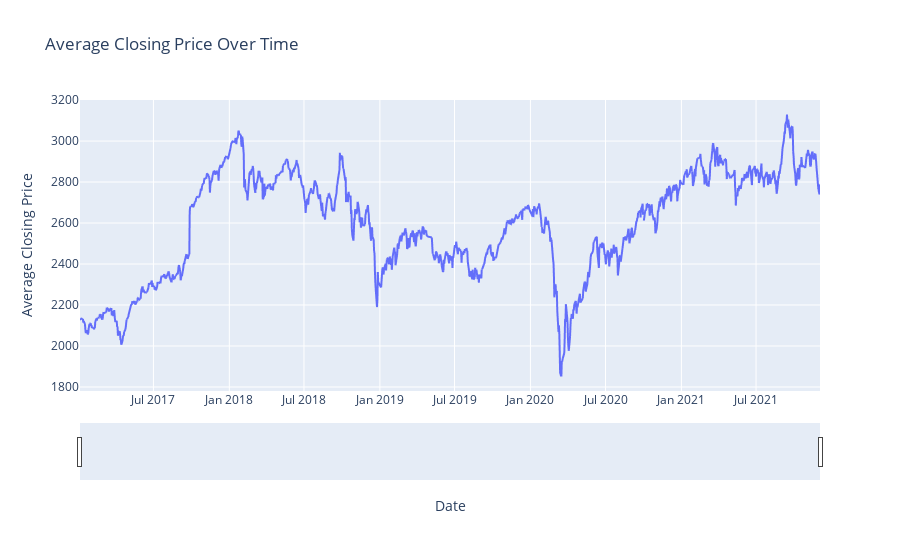

The cell this chart's notebook holds for it:
### Code cell
import plotly.express as px

# Calculating the average closing price grouped by date
avg_close = data.groupby('Date')['Close'].mean().reset_index()

# Creating the plot
fig = px.line(avg_close, x='Date', y='Close', title='Average Closing Price Over Time')

# Updating layout
fig.update_layout(xaxis_title='Date', yaxis_title='Average Closing Price', xaxis=dict(rangeslider=dict(visible=True)))
fig.show()

### Figure 1 — Plotly figure (JSON) as saved in the notebook; plotly's stock layout.template omitted (floating-point values rounded to 4 significant figures; data arrays with more than 128 entries replaced by an {"elided": "..."} marker saying what was removed)
{"data": [{"hovertemplate": "Date=%{x}<br>Close=%{y}<extra></extra>", "legendgroup": "", "line": {"color": "#636efa", "dash": "solid"}, "marker": {"symbol": "circle"}, "mode": "lines", "name": "", "showlegend": false, "type": "scattergl", "x": {"elided": "1202 str values"}, "xaxis": "x", "y": {"elided": "1202 float values"}, "yaxis": "y"}], "layout": {"legend": {"tracegroupgap": 0}, "title": {"text": "Average Closing Price Over Time"}, "xaxis": {"anchor": "y", "domain": [0, 1], "rangeslider": {"visible": true}, "title": {"text": "Date"}}, "yaxis": {"anchor": "x", "domain": [0, 1], "title": {"text": "Average Closing Price"}}}}
